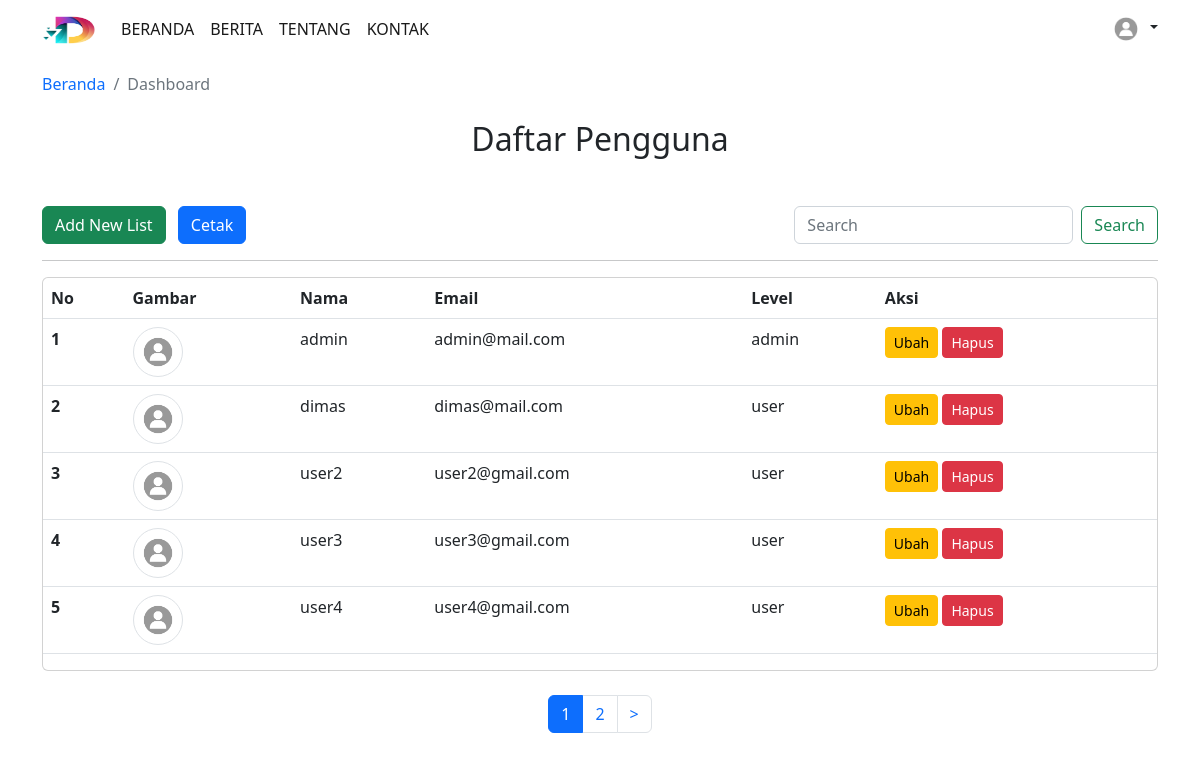
Page /admin_page.php (signed in) on the committed database.
### tables this page shows
CREATE TABLE `user` (
  `id` int(11) NOT NULL,
  `username` varchar(50) NOT NULL,
  `email` varchar(50) NOT NULL,
  `password` varchar(255) NOT NULL,
  `level` enum('user','admin') NOT NULL DEFAULT 'user',
  `gambar` varchar(50) NOT NULL DEFAULT 'default.jpg'
);

### admin_page.php (called while the page is built, shortened)
<?php
require 'functions.php';
$username = $_SESSION['username'];
$user = query("SELECT * FROM user WHERE username = '$username'")[0];
$jumlahDataPerHalaman = 5;
$jumlahData = count(query("SELECT * FROM user"));
$jumlahHalaman = ceil($jumlahData / $jumlahDataPerHalaman);
$halamanAktif = (isset($_GET["halaman"])) ? $_GET["halaman"] : 1;
$awalData = ($jumlahDataPerHalaman * $halamanAktif) - $jumlahDataPerHalaman;
$users = query("SELECT * FROM user LIMIT $awalData, $jumlahDataPerHalaman");
require 'views/dashboard.view.php';

### functions.php (called while the page is built, shortened)
<?php
$conn = mysqli_connect("localhost", "root", "", "phpdasar");
function query($query)
{
    global $conn;
    $result = mysqli_query($conn, $query) or die(mysqli_error($conn));
    $rows = [];
    while ($row = mysqli_fetch_assoc($result)) {
        $rows[] = $row;
    }
    return $rows;
}

### views/dashboard.view.php (the view, shortened to what this page needs)
<!DOCTYPE html>
<html lang="en">
<head>
    <link rel="stylesheet" href="https://cdn.jsdelivr.net/npm/bootstrap@5.2.3/dist/css/bootstrap.min.css">
    <link rel="stylesheet" href="https://cdn.jsdelivr.net/npm/bootstrap-icons@1.10.5/font/bootstrap-icons.css">
</head>
<body>
    <?php include "partials/nav_admin.php"; ?>
    <div class="container pt-5 mt-4">
        <nav aria-label="breadcrumb">
            <ol class="breadcrumb">
                <li class="breadcrumb-item"><a href="index.php" class="text-decoration-none">Beranda</a></li>
                <li class="breadcrumb-item active" aria-current="page">Dashboard</li>
            </ol>
        </nav>
    </div>
    <div class="container my-4">
        <div class="card-body text-center pb-5">
            <h2 class="card-title">Daftar Pengguna</h2>
        </div>
        <div class="position-absolute">
            <button type="button" class="btn btn-success me-2">
                <a class="nav-link" href="tambah.php">Add New List</a>
            </button>
            <button type="button" class="btn btn-primary">
                <a class="nav-link" href="cetak.php">Cetak</a>
            </button>
        </div>
        <form class="d-flex justify-content-end" role="search" action="" method="post">
            <input class="form-control me-2 w-25" type="search" placeholder="Search" aria-label="Search" name="keyword" autocomplete="off" id="keyword">
            <button class="btn btn-outline-success" type="submit" name="cari" id="tombol-cari">Search</button>
        </form>
        <hr>
        <div class="card" id="tabel">
            <table class="table table-hover">
                <thead>
                    <tr>
                        <th scope="col">No</th>
                        <th scope="col">Gambar</th>
                        <th scope="col">Nama</th>
                        <th scope="col">Email</th>
                        <th scope="col">Level</th>
                        <th scope="col">Aksi</th>
                    </tr>
                </thead>
                <tbody>
                    <?php $i = 1; ?>
                    <?php foreach ($users as $user) : ?>
                        <tr>
                            <th scope="row"><?= $i++; ?></th>
                            <td><img src="img/<?= $user['gambar']; ?>" alt="" class="img img-thumbnail rounded-circle" width="50px" height="50px"></td>
                            <td><?= $user["username"]; ?></td>
                            <td><?= $user["email"]; ?></td>
                            <td><?= $user["level"]; ?></td>
                            <td>
                                <a class="btn btn-sm btn-warning" href="ubah.php?id=<?= $user['id']; ?>">Ubah</a>
                                <a class="btn btn-sm btn-danger" href="hapus.php?id=<?= $user['id']; ?>">Hapus</a>
                            </td>
                        </tr>
                    <?php endforeach; ?>
                </tbody>
            </table>
        </div>
    </div>
    <section class="">
        <div class="container">
            <nav aria-label="Page navigation">
                <ul class="pagination justify-content-center">
                    <?php for ($j = 1; $j <= $jumlahHalaman; $j++) : ?>
                        <?php if ($j == $halamanAktif) : ?>
                            <li class="page-item"><a class="page-link active" href="?halaman=<?= $j; ?>"><?= $j; ?></a></li>
                        <?php else : ?>
                            <li class="page-item"><a class="page-link" href="?halaman=<?= $j; ?>"><?= $j; ?></a></li>
                        <?php endif; ?>
                    <?php endfor; ?>
                    <?php if ($halamanAktif < $jumlahHalaman) : ?>
                        <li class="page-item"><a class="page-link" href="?halaman=<?= $halamanAktif + 1; ?>">&gt</a></li>
                    <?php endif; ?>
                </ul>
            </nav>
        </div>
    </section>
</body>
</html>

### views/partials/nav_admin.php (shortened to what this page needs)
<nav class="navbar navbar-expand-lg navbar-text fixed-top nav-fixed">
    <div class="container">
        <a class="navbar-brand me-3" href="index.php">
            <img src="img/logo.png" alt="Logo" width="55" height="30" />
        </a>
        <div class="collapse navbar-collapse" id="navbarSupportedContent">
            <ul class="navbar-nav me-auto mb-lg-0">
                <li class="nav-item">
                    <a class="nav-link" aria-current="page" href="index.php">BERANDA</a>
                </li>
                <li class="nav-item">
                    <a class="nav-link" href="news.php">BERITA</a>
                </li>
                <li class="nav-item">
                    <a class="nav-link" href="about.php">TENTANG</a>
                </li>
                <li class="nav-item">
                    <a class="nav-link" href="contact.php">KONTAK</a>
                </li>
            </ul>
            <div class="dropdown text-end">
                <a href="" class="d-block link-dark text-decoration-none dropdown-toggle" data-bs-toggle="dropdown" aria-expanded="false">
                    <img src="img/<?= $user["gambar"]; ?>" alt="mdo" width="32" height="32" class="rounded-circle">
                </a>
            </div>
        </div>
    </div>
</nav>

### rows in the picture
user: gambar (placeholder picture), username "admin", email "admin@mail.com", level "admin"
user: gambar (placeholder picture), username "dimas", email "dimas@mail.com", level "user"
user: gambar (placeholder picture), username "user2", email "user2@gmail.com", level "user"
user: gambar (placeholder picture), username "user3", email "user3@gmail.com", level "user"
user: gambar (placeholder picture), username "user4", email "user4@gmail.com", level "user"
